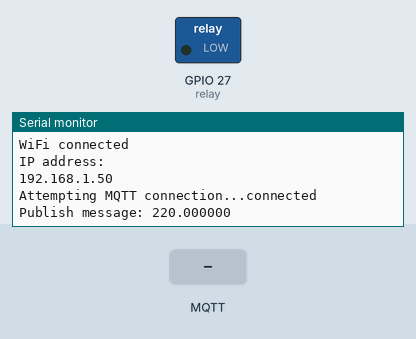
Bench run of a sketch on a simulated ESP32. Shown: switched loads named in the sketch (green lamp = pin HIGH), the last lines printed to the serial monitor. Inputs (shaded band) come from the test bench. WiFi joins after 1.5 s; servers stay silent unless stated; random numbers use the default seed unless the sketch sets one; no MQTT or app messages arrive unless stated.

Above: at 2.7 s.
2.8 s: MQTT message "1" arrives on the first subscribed topic
At 3.8 s:
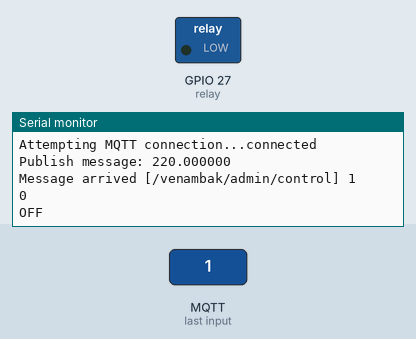
4.3 s: MQTT message "on" arrives on the first subscribed topic
At 5.3 s:
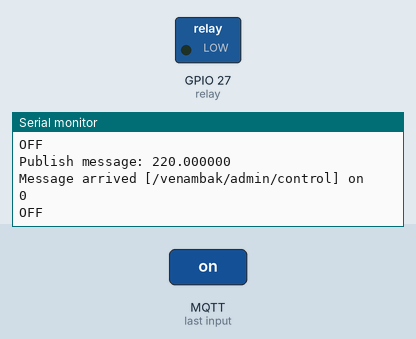
5.8 s: MQTT message "off" arrives on the first subscribed topic
At 5.96 s:
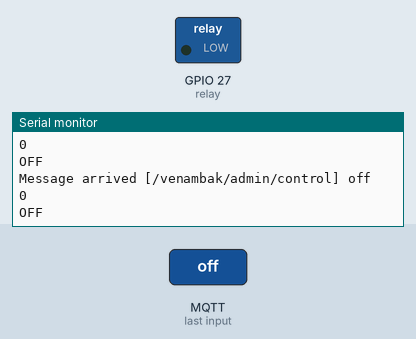

The sketch:

MQTT_and_JSON_Serialization.ino
```cpp
#include <WiFi.h>
#include <PubSubClient.h>

#include <ArduinoJson.h>
int relay = 27;
float P = 220;

// Update these with values suitable for your network.

const char* ssid = "Jake Sim";
const char* password = "falia2811";
const char* mqtt_server = "broker.hivemq.com";

WiFiClient espClient;
PubSubClient client(espClient);
unsigned long lastMsg = 0;
#define MSG_BUFFER_SIZE  (50)
char msg[MSG_BUFFER_SIZE];
int value = 0;

void setup_wifi() {

  delay(10);
  // We start by connecting to a WiFi network
  Serial.println();
  Serial.print("Connecting to ");
  Serial.println(ssid);

  WiFi.mode(WIFI_STA);
  WiFi.begin(ssid, password);

  while (WiFi.status() != WL_CONNECTED) {
    delay(500);
    Serial.print(".");
  }

  randomSeed(micros());

  Serial.println("");
  Serial.println("WiFi connected");
  Serial.println("IP address: ");
  Serial.println(WiFi.localIP());
}

void callback(char* topic, byte* payload, unsigned int length) {
  Serial.print("Message arrived [");
  Serial.print(topic);
  Serial.print("] ");
  for (int i = 0; i < length; i++) {
    Serial.print((char)payload[i]);
  }
  Serial.println();

  StaticJsonDocument<200> doc;
  //char* json = topic;
  DeserializationError error = deserializeJson(doc, (char*)payload);

  bool receive_mode = doc["automatic"];
  bool receive_state = doc["state"];

  Serial.println(receive_state);

  // Switch on the LED if an 1 was received as first character
  if (receive_state == 1) {
    digitalWrite(relay, HIGH);   // Turn the LED on (Note that LOW is the voltage level
    Serial.println("ON");
    // but actually the LED is on; this is because
    // it is active low on the ESP-01)
  } else {
    digitalWrite(relay, LOW);  // Turn the LED off by making the voltage HIGH
    Serial.println("OFF");
    //Serial.println( TYPE_NAME(receive_state));
  }

}

void reconnect() {
  // Loop until we're reconnected
  while (!client.connected()) {
    Serial.print("Attempting MQTT connection...");
    // Create a random client ID
    String clientId = "ESP32";
    clientId += String(random(0xffff), HEX);
    // Attempt to connect
    if (client.connect(clientId.c_str())) {
      Serial.println("connected");
      // Once connected, publish an announcement...
      client.publish("/venambak/admin/monitor", "hello world");
      // ... and resubscribe
      client.subscribe("/venambak/admin/control");
    } else {
      Serial.print("failed, rc=");
      Serial.print(client.state());
      Serial.println(" try again in 5 seconds");
      // Wait 5 seconds before retrying
      delay(5000);
    }
  }
}

void setup() {
  pinMode(relay, OUTPUT);     // Initialize the relay pin as an output
  Serial.begin(115200);
  setup_wifi();
  client.setServer(mqtt_server, 1883);
  client.setCallback(callback);
}

void loop() {

  if (!client.connected()) {
    reconnect();
  }
  client.loop();
  unsigned long now = millis();
      if (now - lastMsg > 2000) {
        lastMsg = now;
        ++value;
        snprintf (msg, MSG_BUFFER_SIZE, "%f", P);
        Serial.print("Publish message: ");
        Serial.println(msg);
        client.publish("/venambak/admin/monitor", msg);
      }
    }
```

Measured:
- after the input at 2.8 s, the serial monitor: prints a new line at once (image 1)
- after the input at 4.3 s, the serial monitor: prints a new line at once (image 2)
- after the input at 5.8 s, the serial monitor: prints a new line at once (image 3)
